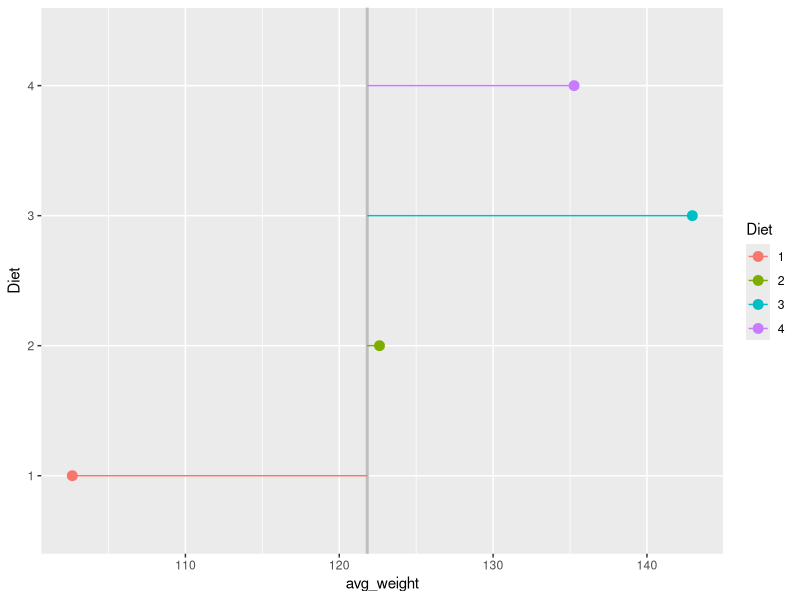
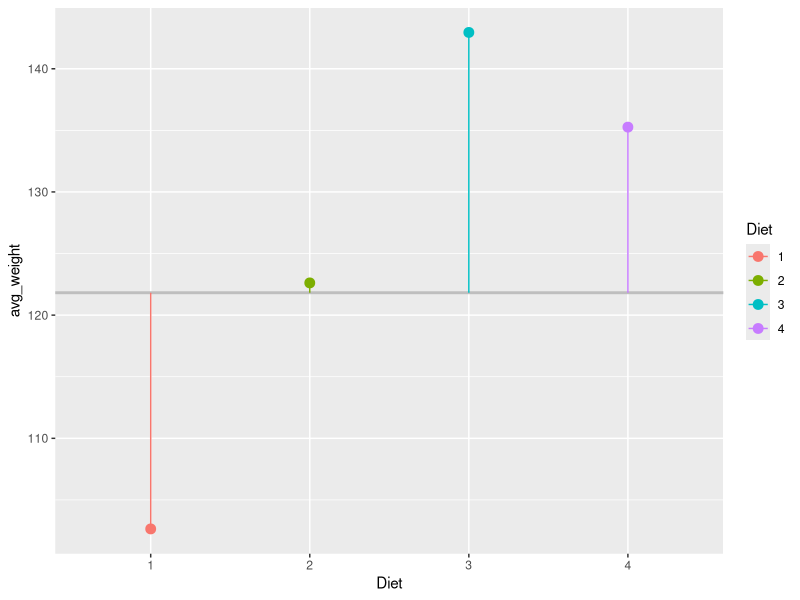
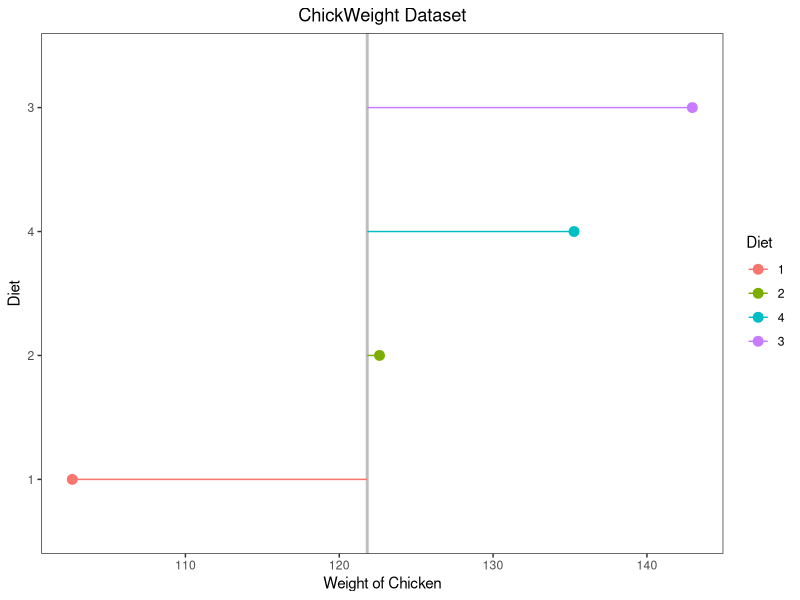
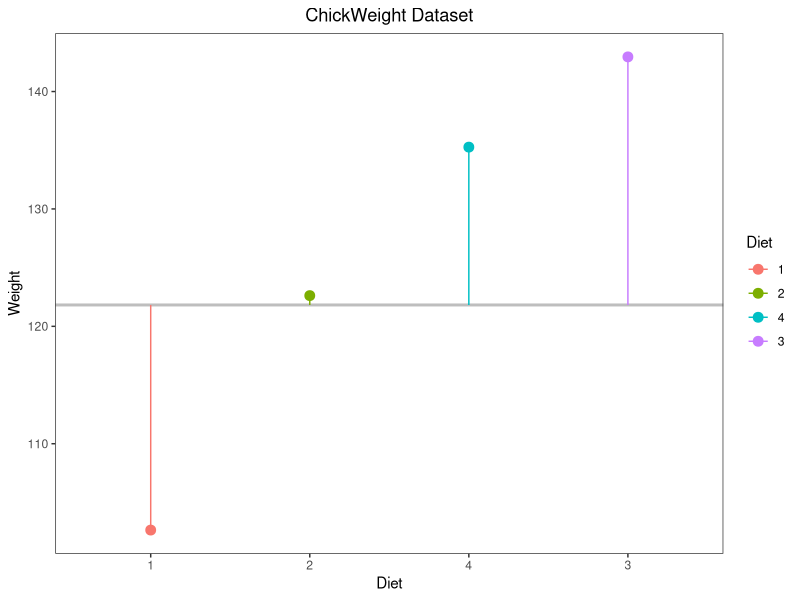
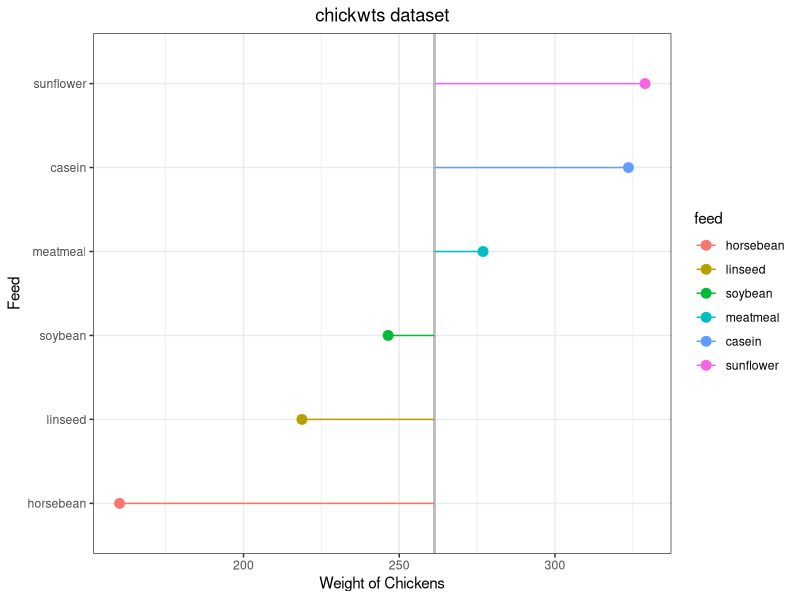
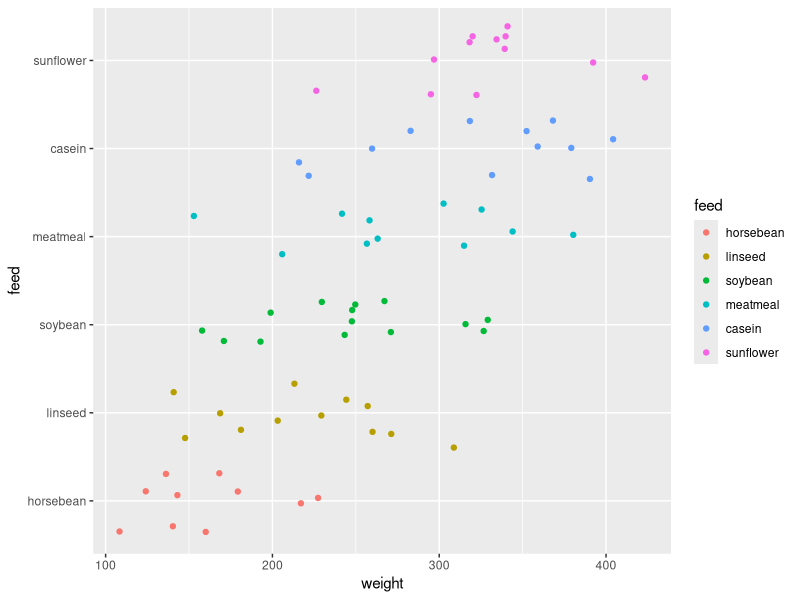
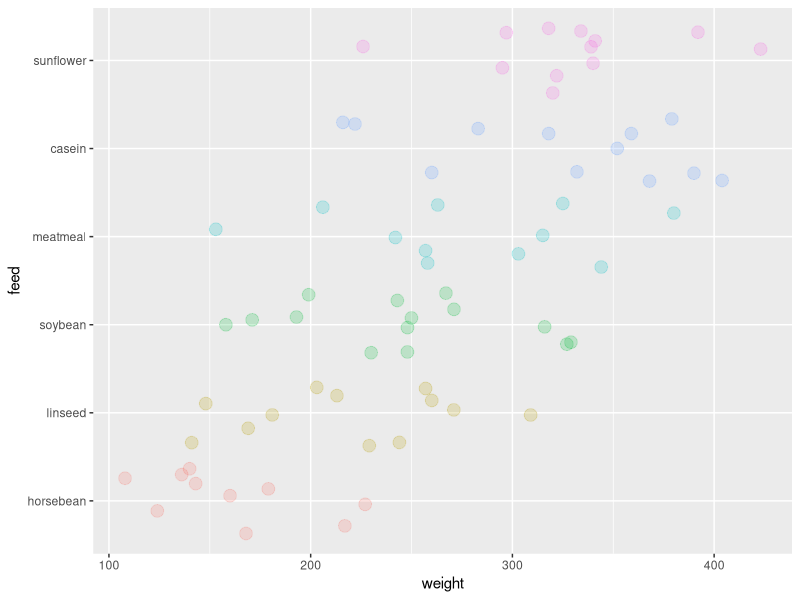
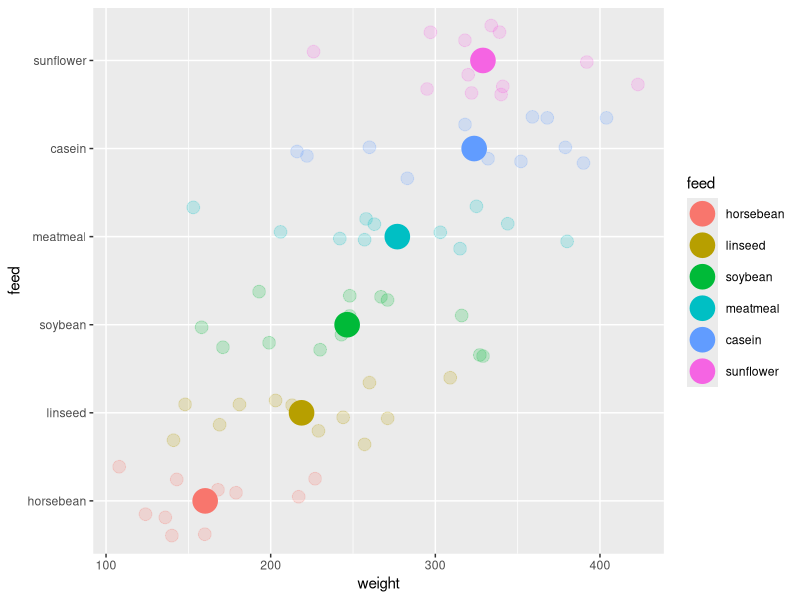

R code for these plots, in order:
library(tidyverse)

?ChickWeight
View(ChickWeight)
glimpse(ChickWeight)

ChickWeight %>% 
  group_by(Diet) %>% 
  summarise(avg_weight = mean(weight)) %>% 
  View()


ChickWeight %>% 
  group_by(Diet) %>% 
  summarise(avg_weight = mean(weight)) %>% 
  ggplot(aes(avg_weight, Diet, color = Diet)) +
  geom_point(size = 3) +
  geom_vline(xintercept = mean(ChickWeight$weight), color = "grey", size = 1) +
  geom_segment(aes(x = mean(ChickWeight$weight), y = Diet,
                   xend = avg_weight, yend = Diet,
                   color = Diet))


ChickWeight %>% 
  group_by(Diet) %>% 
  summarise(avg_weight = mean(weight)) %>% 
  ggplot(aes(Diet, avg_weight, color = Diet)) +
  geom_point(size = 3) +
  geom_hline(yintercept = mean(ChickWeight$weight), color = "grey", linewidth = 1) +
  geom_segment(aes(x = Diet, y = mean(ChickWeight$weight),
                   xend = Diet, yend = avg_weight,
                   color = Diet))


library(forcats)

##################### 2 variables ( 1 numeric, 1 categorical) ##################
################################################################################
ChickWeight %>% 
  group_by(Diet) %>% 
  summarise(avg_weight_by_Diet = mean(weight)) %>% 
  mutate(Diet = fct_reorder(Diet, avg_weight_by_Diet)) %>% 
  ggplot(aes(avg_weight_by_Diet, Diet, color = Diet)) +
  geom_point(size = 3) +
  geom_vline(xintercept = mean(ChickWeight$weight), color = "grey", linewidth = 1) +
  geom_segment(aes(x = mean(ChickWeight$weight), y = Diet,
                   xend = avg_weight_by_Diet, yend = Diet,
                   color = Diet)) +
  theme_bw() +
  theme(panel.grid = element_blank()) +
  labs(x = "Weight of Chicken", y = "Diet",
       title = "ChickWeight Dataset") +
  theme(plot.title = element_text(hjust = 0.5))
################################################################################

##################### 2 variables ( 1 numeric, 1 categorical) ##################
################################################################################
ChickWeight %>% 
  group_by(Diet) %>% 
  summarise(avg_weight_by_Diet = mean(weight)) %>% 
  mutate(Diet = fct_reorder(Diet, avg_weight_by_Diet))  %>%
  ggplot(aes(Diet, avg_weight_by_Diet, color = Diet)) +
  geom_point(size = 3) +
  geom_hline(yintercept = mean(ChickWeight$weight), color = "grey", size = 1) +
  geom_segment(aes(x = Diet, y = mean(ChickWeight$weight),
                   xend = Diet, yend = avg_weight_by_Diet,
                   color = Diet)) +
  theme_bw() +
  theme(panel.grid = element_blank()) +
  labs(x = "Diet", y = "Weight",
       title = "ChickWeight Dataset") +
  theme(plot.title = element_text(hjust = 0.5))
################################################################################



?chickwts
View(chickwts)
glimpse(chickwts)


chickwts %>% 
  group_by(feed) %>% 
  summarise(avg_weight_by_feed = mean(weight)) %>% 
  mutate(feed = fct_reorder(feed, avg_weight_by_feed)) %>% 
  ggplot(aes(avg_weight_by_feed, feed, color = feed)) +
  geom_point(size = 3) +
  geom_vline(xintercept = mean(chickwts$weight), color = "grey", size = 1) +
  geom_segment(aes(x = mean(chickwts$weight), y = feed,
                   xend = avg_weight_by_feed, yend = feed,
                   color = feed)) +
  theme_bw() +
  labs(x = "Weight of Chickens", y = "Feed",
       title = "chickwts dataset") +
  theme(plot.title = element_text(hjust = 0.5))



chickwts %>% 
  group_by(feed) %>% 
  mutate(avg_wt_by_feed = mean(weight)) %>% 
  View()

chickwts %>% 
  group_by(feed) %>% 
  mutate(avg_wt_by_feed = mean(weight)) %>% 
  ungroup() %>% 
  mutate(feed = fct_reorder(feed, avg_wt_by_feed)) %>% 
  ggplot(aes(weight, feed, colour = feed, show.legend = F)) +
  geom_jitter()

chickwts %>% 
  group_by(feed) %>% 
  mutate(avg_wt_by_feed = mean(weight)) %>% 
  ungroup() %>% 
  mutate(feed = fct_reorder(feed, avg_wt_by_feed)) %>% 
  ggplot(aes(weight, feed, colour = feed, show.legend = F)) +
  geom_jitter(show.legend = F, size = 4, alpha = 0.2, width = 0.05)

chickwts %>% 
  group_by(feed) %>% 
  mutate(avg_wt_by_feed = mean(weight)) %>% 
  ungroup() %>% 
  mutate(feed = fct_reorder(feed, avg_wt_by_feed)) %>% 
  ggplot(aes(weight, feed, colour = feed, show.legend = F)) +
  geom_jitter(show.legend = F, size = 4, alpha = 0.2, width = 0.05) + 
  ## geom_jitter shows all the points of each feed category
  stat_summary(fun = mean, geom = "point", size = 8)
  ## stat summary shows the avg_wt_by_feed point of each feed category

chickwts %>% 
  group_by(feed) %>% 
  mutate(avg_wt_by_feed = mean(weight)) %>% 
  ungroup() %>% 
  mutate(feed = fct_reorder(feed, avg_wt_by_feed)) %>% 
  ggplot(aes(weight, feed, color = feed, show.legend = F)) +
  geom_jitter(show.legend = F, size = 4, alpha = 0.2, width = 0.05) + 
  ## geom_jitter shows all the points of each feed category
  stat_summary(fun = mean, geom = "point", size = 8, show.legend = F) +
  ## stat summary shows the avg_wt_by_feed point of each feed category
  geom_vline(xintercept = mean(chickwts$weight), color = "grey70", linewidth = 1)

chickwts %>% 
  group_by(feed) %>% 
  mutate(avg_wt_by_feed = mean(weight)) %>% 
  ungroup() %>% 
  mutate(feed = fct_reorder(feed, avg_wt_by_feed)) %>% 
  ggplot(aes(weight, feed, color = feed, show.legend = F)) +
  geom_jitter(show.legend = F, size = 4, alpha = 0.2, width = 0.05) + 
  ## geom_jitter shows all the points of each feed category
  stat_summary(fun = mean, geom = "point", size = 8, show.legend = F) +
  ## stat summary shows the avg_wt_by_feed point of each feed category
  geom_vline(xintercept = mean(chickwts$weight), color = "grey70", linewidth = 1) +
  geom_segment(aes(x = mean(weight), xend = avg_wt_by_feed,
                   y = feed, yend = feed))

chickwts %>% 
  group_by(feed) %>% 
  mutate(avg_wt_by_feed = mean(weight)) %>% 
  ungroup() %>% 
  mutate(feed = fct_reorder(feed, avg_wt_by_feed)) %>% 
  ggplot(aes(weight, feed, color = feed, show.legend = F)) +
  geom_jitter(show.legend = F, size = 4, alpha = 0.2, width = 0.05) + 
  ## geom_jitter shows all the points of each feed category
  stat_summary(fun = mean, geom = "point", size = 8, show.legend = F) +
  ## stat summary shows the avg_wt_by_feed point of each feed category
  geom_vline(xintercept = mean(chickwts$weight), color = "grey70", linewidth = 1) +
  geom_segment(aes(x = mean(weight), xend = avg_wt_by_feed,
                   y = feed, yend = feed), linewidth = 2, show.legend = F) +
  labs(title = "Weight of chickens by feed group (chickwts dataset)",
       x = "Weight of Chickens", y = "Feed") +
  theme_bw() +
  theme(plot.title = element_text(hjust = 0.5))


################################################################################
chickwts %>%
  group_by(feed) %>%
  mutate(mean_by_feed = mean(weight)) %>%
  ungroup() %>%
  mutate(feed = fct_reorder(feed, mean_by_feed)) %>%
  ggplot(aes(feed, weight, colour = feed,
             show.legend = F)) +
  coord_flip() +
  geom_jitter(show.legend = F,
              size = 4,
              alpha = 0.2,
              width = 0.05) +
  stat_summary(fun = mean, geom = "point", size = 8, show.legend = F) +
  geom_hline(aes(yintercept = mean(weight)),
             colour = "gray70",
             size = 0.9) +
  geom_segment(aes(x = feed, xend = feed,
                   y = mean(weight), yend = mean_by_feed),
               size = 2, show.legend = F) +
  labs(title = "Weight of chickens by feed group",
       x = "Feed",
       y = "Weight of chickens") +
  theme(legend.position = "none") +
  theme_bw()
################################################################################

library(tidyverse)

?ChickWeight
View(ChickWeight)
glimpse(ChickWeight)

ChickWeight %>% 
  group_by(Diet) %>% 
  summarise(avg_weight = mean(weight)) %>% 
  View()


ChickWeight %>% 
  group_by(Diet) %>% 
  summarise(avg_weight = mean(weight)) %>% 
  ggplot(aes(avg_weight, Diet, color = Diet)) +
  geom_point(size = 3) +
  geom_vline(xintercept = mean(ChickWeight$weight), color = "grey", size = 1) +
  geom_segment(aes(x = mean(ChickWeight$weight), y = Diet,
                   xend = avg_weight, yend = Diet,
                   color = Diet))


ChickWeight %>% 
  group_by(Diet) %>% 
  summarise(avg_weight = mean(weight)) %>% 
  ggplot(aes(Diet, avg_weight, color = Diet)) +
  geom_point(size = 3) +
  geom_hline(yintercept = mean(ChickWeight$weight), color = "grey", linewidth = 1) +
  geom_segment(aes(x = Diet, y = mean(ChickWeight$weight),
                   xend = Diet, yend = avg_weight,
                   color = Diet))


library(forcats)

##################### 2 variables ( 1 numeric, 1 categorical) ##################
################################################################################
ChickWeight %>% 
  group_by(Diet) %>% 
  summarise(avg_weight_by_Diet = mean(weight)) %>% 
  mutate(Diet = fct_reorder(Diet, avg_weight_by_Diet)) %>% 
  ggplot(aes(avg_weight_by_Diet, Diet, color = Diet)) +
  geom_point(size = 3) +
  geom_vline(xintercept = mean(ChickWeight$weight), color = "grey", linewidth = 1) +
  geom_segment(aes(x = mean(ChickWeight$weight), y = Diet,
                   xend = avg_weight_by_Diet, yend = Diet,
                   color = Diet)) +
  theme_bw() +
  theme(panel.grid = element_blank()) +
  labs(x = "Weight of Chicken", y = "Diet",
       title = "ChickWeight Dataset") +
  theme(plot.title = element_text(hjust = 0.5))
################################################################################

##################### 2 variables ( 1 numeric, 1 categorical) ##################
################################################################################
ChickWeight %>% 
  group_by(Diet) %>% 
  summarise(avg_weight_by_Diet = mean(weight)) %>% 
  mutate(Diet = fct_reorder(Diet, avg_weight_by_Diet))  %>%
  ggplot(aes(Diet, avg_weight_by_Diet, color = Diet)) +
  geom_point(size = 3) +
  geom_hline(yintercept = mean(ChickWeight$weight), color = "grey", size = 1) +
  geom_segment(aes(x = Diet, y = mean(ChickWeight$weight),
                   xend = Diet, yend = avg_weight_by_Diet,
                   color = Diet)) +
  theme_bw() +
  theme(panel.grid = element_blank()) +
  labs(x = "Diet", y = "Weight",
       title = "ChickWeight Dataset") +
  theme(plot.title = element_text(hjust = 0.5))
################################################################################



?chickwts
View(chickwts)
glimpse(chickwts)


chickwts %>% 
  group_by(feed) %>% 
  summarise(avg_weight_by_feed = mean(weight)) %>% 
  mutate(feed = fct_reorder(feed, avg_weight_by_feed)) %>% 
  ggplot(aes(avg_weight_by_feed, feed, color = feed)) +
  geom_point(size = 3) +
  geom_vline(xintercept = mean(chickwts$weight), color = "grey", size = 1) +
  geom_segment(aes(x = mean(chickwts$weight), y = feed,
                   xend = avg_weight_by_feed, yend = feed,
                   color = feed)) +
  theme_bw() +
  labs(x = "Weight of Chickens", y = "Feed",
       title = "chickwts dataset") +
  theme(plot.title = element_text(hjust = 0.5))



chickwts %>% 
  group_by(feed) %>% 
  mutate(avg_wt_by_feed = mean(weight)) %>% 
  View()

chickwts %>% 
  group_by(feed) %>% 
  mutate(avg_wt_by_feed = mean(weight)) %>% 
  ungroup() %>% 
  mutate(feed = fct_reorder(feed, avg_wt_by_feed)) %>% 
  ggplot(aes(weight, feed, colour = feed, show.legend = F)) +
  geom_jitter()

chickwts %>% 
  group_by(feed) %>% 
  mutate(avg_wt_by_feed = mean(weight)) %>% 
  ungroup() %>% 
  mutate(feed = fct_reorder(feed, avg_wt_by_feed)) %>% 
  ggplot(aes(weight, feed, colour = feed, show.legend = F)) +
  geom_jitter(show.legend = F, size = 4, alpha = 0.2, width = 0.05)

chickwts %>% 
  group_by(feed) %>% 
  mutate(avg_wt_by_feed = mean(weight)) %>% 
  ungroup() %>% 
  mutate(feed = fct_reorder(feed, avg_wt_by_feed)) %>% 
  ggplot(aes(weight, feed, colour = feed, show.legend = F)) +
  geom_jitter(show.legend = F, size = 4, alpha = 0.2, width = 0.05) + 
  ## geom_jitter shows all the points of each feed category
  stat_summary(fun = mean, geom = "point", size = 8)
## stat summary shows the avg_wt_by_feed point of each feed category

chickwts %>% 
  group_by(feed) %>% 
  mutate(avg_wt_by_feed = mean(weight)) %>% 
  ungroup() %>% 
  mutate(feed = fct_reorder(feed, avg_wt_by_feed)) %>% 
  ggplot(aes(weight, feed, color = feed, show.legend = F)) +
  geom_jitter(show.legend = F, size = 4, alpha = 0.2, width = 0.05) + 
  ## geom_jitter shows all the points of each feed category
  stat_summary(fun = mean, geom = "point", size = 8, show.legend = F) +
  ## stat summary shows the avg_wt_by_feed point of each feed category
  geom_vline(xintercept = mean(chickwts$weight), color = "grey70", linewidth = 1)

chickwts %>% 
  group_by(feed) %>% 
  mutate(avg_wt_by_feed = mean(weight)) %>% 
  ungroup() %>% 
  mutate(feed = fct_reorder(feed, avg_wt_by_feed)) %>% 
  ggplot(aes(weight, feed, color = feed, show.legend = F)) +
  geom_jitter(show.legend = F, size = 4, alpha = 0.2, width = 0.05) + 
  ## geom_jitter shows all the points of each feed category
  stat_summary(fun = mean, geom = "point", size = 8, show.legend = F) +
  ## stat summary shows the avg_wt_by_feed point of each feed category
  geom_vline(xintercept = mean(chickwts$weight), color = "grey70", linewidth = 1) +
  geom_segment(aes(x = mean(weight), xend = avg_wt_by_feed,
                   y = feed, yend = feed))

chickwts %>% 
  group_by(feed) %>% 
  mutate(avg_wt_by_feed = mean(weight)) %>% 
  ungroup() %>% 
  mutate(feed = fct_reorder(feed, avg_wt_by_feed)) %>% 
  ggplot(aes(weight, feed, color = feed, show.legend = F)) +
  geom_jitter(show.legend = F, size = 4, alpha = 0.2, width = 0.05) + 
  ## geom_jitter shows all the points of each feed category
  stat_summary(fun = mean, geom = "point", size = 8, show.legend = F) +
  ## stat summary shows the avg_wt_by_feed point of each feed category
  geom_vline(xintercept = mean(chickwts$weight), color = "grey70", linewidth = 1) +
  geom_segment(aes(x = mean(weight), xend = avg_wt_by_feed,
                   y = feed, yend = feed), linewidth = 2, show.legend = F) +
  labs(title = "Weight of chickens by feed group (chickwts dataset)",
       x = "Weight of Chickens", y = "Feed") +
  theme_bw() +
  theme(plot.title = element_text(hjust = 0.5))


################################################################################
chickwts %>%
  group_by(feed) %>%
  mutate(mean_by_feed = mean(weight)) %>%
  ungroup() %>%
  mutate(feed = fct_reorder(feed, mean_by_feed)) %>%
  ggplot(aes(feed, weight, colour = feed,
             show.legend = F)) +
  coord_flip() +
  geom_jitter(show.legend = F,
              size = 4,
              alpha = 0.2,
              width = 0.05) +
  stat_summary(fun = mean, geom = "point", size = 8, show.legend = F) +
  geom_hline(aes(yintercept = mean(weight)),
             colour = "gray70",
             size = 0.9) +
  geom_segment(aes(x = feed, xend = feed,
                   y = mean(weight), yend = mean_by_feed),
               size = 2, show.legend = F) +
  labs(title = "Weight of chickens by feed group",
       x = "Feed",
       y = "Weight of chickens") +
  theme(legend.position = "none") +
  theme_bw()
################################################################################

library(tidyverse)

?ChickWeight
View(ChickWeight)
glimpse(ChickWeight)

ChickWeight %>% 
  group_by(Diet) %>% 
  summarise(avg_weight = mean(weight)) %>% 
  View()


ChickWeight %>% 
  group_by(Diet) %>% 
  summarise(avg_weight = mean(weight)) %>% 
  ggplot(aes(avg_weight, Diet, color = Diet)) +
  geom_point(size = 3) +
  geom_vline(xintercept = mean(ChickWeight$weight), color = "grey", size = 1) +
  geom_segment(aes(x = mean(ChickWeight$weight), y = Diet,
                   xend = avg_weight, yend = Diet,
                   color = Diet))


ChickWeight %>% 
  group_by(Diet) %>% 
  summarise(avg_weight = mean(weight)) %>% 
  ggplot(aes(Diet, avg_weight, color = Diet)) +
  geom_point(size = 3) +
  geom_hline(yintercept = mean(ChickWeight$weight), color = "grey", linewidth = 1) +
  geom_segment(aes(x = Diet, y = mean(ChickWeight$weight),
                   xend = Diet, yend = avg_weight,
                   color = Diet))


library(forcats)

##################### 2 variables ( 1 numeric, 1 categorical) ##################
################################################################################
ChickWeight %>% 
  group_by(Diet) %>% 
  summarise(avg_weight_by_Diet = mean(weight)) %>% 
  mutate(Diet = fct_reorder(Diet, avg_weight_by_Diet)) %>% 
  ggplot(aes(avg_weight_by_Diet, Diet, color = Diet)) +
  geom_point(size = 3) +
  geom_vline(xintercept = mean(ChickWeight$weight), color = "grey", linewidth = 1) +
  geom_segment(aes(x = mean(ChickWeight$weight), y = Diet,
                   xend = avg_weight_by_Diet, yend = Diet,
                   color = Diet)) +
  theme_bw() +
  theme(panel.grid = element_blank()) +
  labs(x = "Weight of Chicken", y = "Diet",
       title = "ChickWeight Dataset") +
  theme(plot.title = element_text(hjust = 0.5))
################################################################################

##################### 2 variables ( 1 numeric, 1 categorical) ##################
################################################################################
ChickWeight %>% 
  group_by(Diet) %>% 
  summarise(avg_weight_by_Diet = mean(weight)) %>% 
  mutate(Diet = fct_reorder(Diet, avg_weight_by_Diet))  %>%
  ggplot(aes(Diet, avg_weight_by_Diet, color = Diet)) +
  geom_point(size = 3) +
  geom_hline(yintercept = mean(ChickWeight$weight), color = "grey", size = 1) +
  geom_segment(aes(x = Diet, y = mean(ChickWeight$weight),
                   xend = Diet, yend = avg_weight_by_Diet,
                   color = Diet)) +
  theme_bw() +
  theme(panel.grid = element_blank()) +
  labs(x = "Diet", y = "Weight",
       title = "ChickWeight Dataset") +
  theme(plot.title = element_text(hjust = 0.5))
################################################################################



?chickwts
View(chickwts)
glimpse(chickwts)


chickwts %>% 
  group_by(feed) %>% 
  summarise(avg_weight_by_feed = mean(weight)) %>% 
  mutate(feed = fct_reorder(feed, avg_weight_by_feed)) %>% 
  ggplot(aes(avg_weight_by_feed, feed, color = feed)) +
  geom_point(size = 3) +
  geom_vline(xintercept = mean(chickwts$weight), color = "grey", size = 1) +
  geom_segment(aes(x = mean(chickwts$weight), y = feed,
                   xend = avg_weight_by_feed, yend = feed,
                   color = feed)) +
  theme_bw() +
  labs(x = "Weight of Chickens", y = "Feed",
       title = "chickwts dataset") +
  theme(plot.title = element_text(hjust = 0.5))



chickwts %>% 
  group_by(feed) %>% 
  mutate(avg_wt_by_feed = mean(weight)) %>% 
  View()

chickwts %>% 
  group_by(feed) %>% 
  mutate(avg_wt_by_feed = mean(weight)) %>% 
  ungroup() %>% 
  mutate(feed = fct_reorder(feed, avg_wt_by_feed)) %>% 
  ggplot(aes(weight, feed, colour = feed, show.legend = F)) +
  geom_jitter()

chickwts %>% 
  group_by(feed) %>% 
  mutate(avg_wt_by_feed = mean(weight)) %>% 
  ungroup() %>% 
  mutate(feed = fct_reorder(feed, avg_wt_by_feed)) %>% 
  ggplot(aes(weight, feed, colour = feed, show.legend = F)) +
  geom_jitter(show.legend = F, size = 4, alpha = 0.2, width = 0.05)

chickwts %>% 
  group_by(feed) %>% 
  mutate(avg_wt_by_feed = mean(weight)) %>% 
  ungroup() %>% 
  mutate(feed = fct_reorder(feed, avg_wt_by_feed)) %>% 
  ggplot(aes(weight, feed, colour = feed, show.legend = F)) +
  geom_jitter(show.legend = F, size = 4, alpha = 0.2, width = 0.05) + 
  ## geom_jitter shows all the points of each feed category
  stat_summary(fun = mean, geom = "point", size = 8)
## stat summary shows the avg_wt_by_feed point of each feed category

chickwts %>% 
  group_by(feed) %>% 
  mutate(avg_wt_by_feed = mean(weight)) %>% 
  ungroup() %>% 
  mutate(feed = fct_reorder(feed, avg_wt_by_feed)) %>% 
  ggplot(aes(weight, feed, color = feed, show.legend = F)) +
  geom_jitter(show.legend = F, size = 4, alpha = 0.2, width = 0.05) + 
  ## geom_jitter shows all the points of each feed category
  stat_summary(fun = mean, geom = "point", size = 8, show.legend = F) +
  ## stat summary shows the avg_wt_by_feed point of each feed category
  geom_vline(xintercept = mean(chickwts$weight), color = "grey70", linewidth = 1)

chickwts %>% 
  group_by(feed) %>% 
  mutate(avg_wt_by_feed = mean(weight)) %>% 
  ungroup() %>% 
  mutate(feed = fct_reorder(feed, avg_wt_by_feed)) %>% 
  ggplot(aes(weight, feed, color = feed, show.legend = F)) +
  geom_jitter(show.legend = F, size = 4, alpha = 0.2, width = 0.05) + 
  ## geom_jitter shows all the points of each feed category
  stat_summary(fun = mean, geom = "point", size = 8, show.legend = F) +
  ## stat summary shows the avg_wt_by_feed point of each feed category
  geom_vline(xintercept = mean(chickwts$weight), color = "grey70", linewidth = 1) +
  geom_segment(aes(x = mean(weight), xend = avg_wt_by_feed,
                   y = feed, yend = feed))

chickwts %>% 
  group_by(feed) %>% 
  mutate(avg_wt_by_feed = mean(weight)) %>% 
  ungroup() %>% 
  mutate(feed = fct_reorder(feed, avg_wt_by_feed)) %>% 
  ggplot(aes(weight, feed, color = feed, show.legend = F)) +
  geom_jitter(show.legend = F, size = 4, alpha = 0.2, width = 0.05) + 
  ## geom_jitter shows all the points of each feed category
  stat_summary(fun = mean, geom = "point", size = 8, show.legend = F) +
  ## stat summary shows the avg_wt_by_feed point of each feed category
  geom_vline(xintercept = mean(chickwts$weight), color = "grey70", linewidth = 1) +
  geom_segment(aes(x = mean(weight), xend = avg_wt_by_feed,
                   y = feed, yend = feed), linewidth = 2, show.legend = F) +
  labs(title = "Weight of chickens by feed group (chickwts dataset)",
       x = "Weight of Chickens", y = "Feed") +
  theme_bw() +
  theme(plot.title = element_text(hjust = 0.5))


################################################################################
chickwts %>%
  group_by(feed) %>%
  mutate(mean_by_feed = mean(weight)) %>%
  ungroup() %>%
  mutate(feed = fct_reorder(feed, mean_by_feed)) %>%
  ggplot(aes(feed, weight, colour = feed,
             show.legend = F)) +
  coord_flip() +
  geom_jitter(show.legend = F,
              size = 4,
              alpha = 0.2,
              width = 0.05) +
  stat_summary(fun = mean, geom = "point", size = 8, show.legend = F) +
  geom_hline(aes(yintercept = mean(weight)),
             colour = "gray70",
             size = 0.9) +
  geom_segment(aes(x = feed, xend = feed,
                   y = mean(weight), yend = mean_by_feed),
               size = 2, show.legend = F) +
  labs(title = "Weight of chickens by feed group",
       x = "Feed",
       y = "Weight of chickens") +
  theme(legend.position = "none") +
  theme_bw()
################################################################################

chickwts %>%
  group_by(feed) %>%
  mutate(mean_by_feed = mean(weight)) %>%
  ungroup() %>%
  mutate(feed = fct_reorder(feed, mean_by_feed)) %>%
  ggplot(aes(feed, weight, colour = feed)) +
  coord_flip() +
  geom_jitter(show.legend = F,
              size = 4,
              alpha = 0.2,
              width = 0.05) +
  stat_summary(fun = mean, geom = "point", size = 8) +
  geom_hline(aes(yintercept = mean(weight)),
             colour = "gray70",
             size = 0.9) +
  geom_segment(aes(x = feed, xend = feed,
                   y = mean(weight), yend = mean_by_feed),
               size = 2) +
  labs(title = "Weight of chickens by feed group",
       x = "Feed",
       y = "Weight of chickens") +
  theme_bw() +
  theme(legend.position = "none",
        plot.title = element_text(hjust = 0.5))
